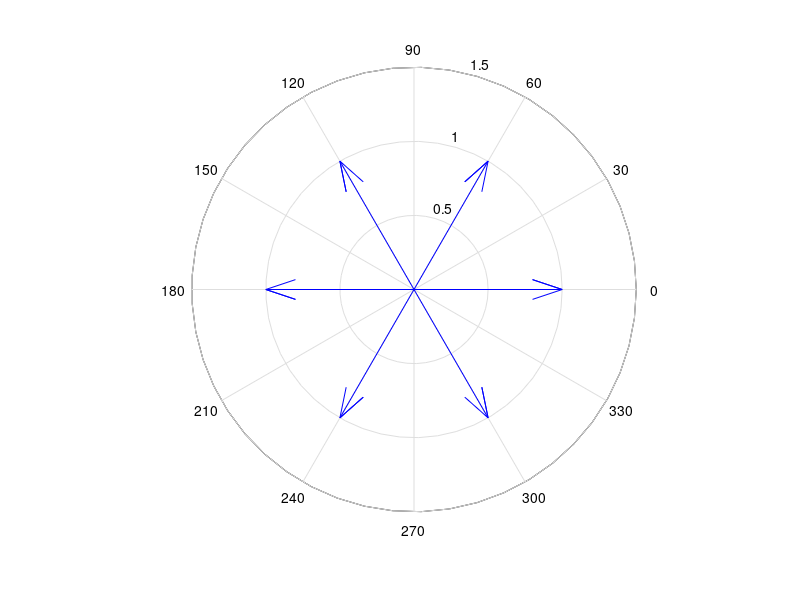
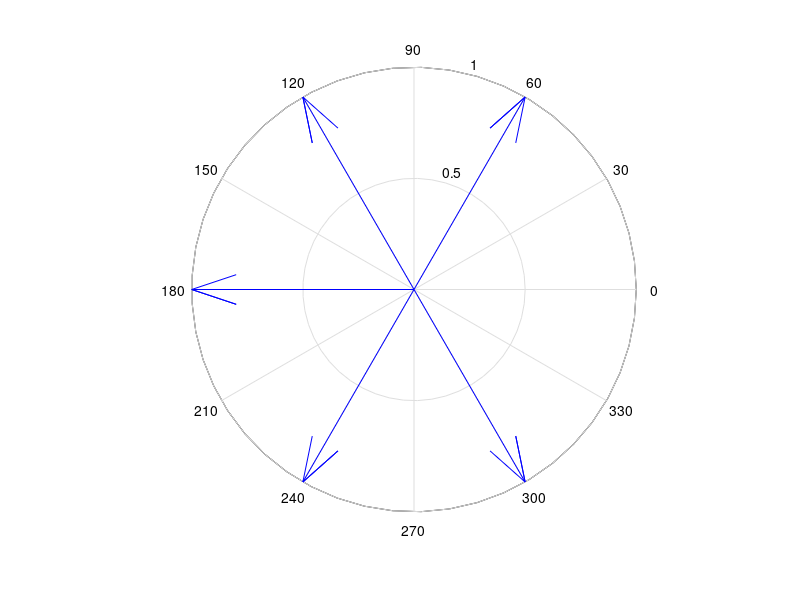
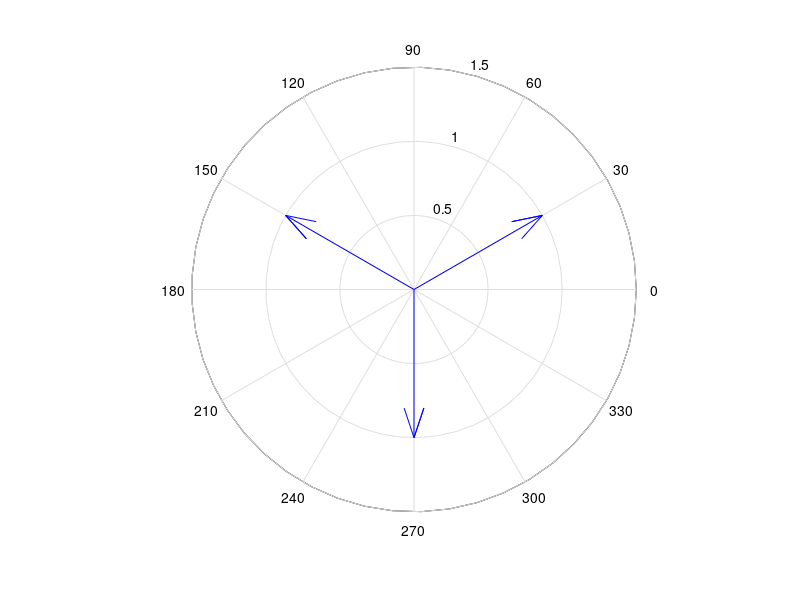

Source code (MATLAB) for these figures, in order:
%8_3_a
disp("Aufgabe (3.A)")
a_polynom = [1 0 0 0 0 0 -1 0]; % a) z^7 – z = 0
ns_a = roots(a_polynom)% Nullstellen bestimmen
figure(1),compass(ns_a)

%8_3_b
disp("Aufgabe (3.B)")
b_polynom = [1 1 1 1 1 1]; %b) z^5 + z^4 + z^3 + z^2 + z + 1 = 0
ns_b = roots(b_polynom)% Nullstellen bestimmen
figure(2),compass(ns_b)

%8_3_c
disp("Aufgabe (3.C)")
c_polynom = [1 0 0 -j]; % c) z^3 – j = 0.
ns_c = roots(c_polynom) % Nullstellen bestimmen
figure(3),compass(ns_c) % compa ---> grafische Darstellung in der komplexen Ebene